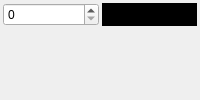
           <widget class="QWidget" name="pgFlashUI_9">
            <layout class="QGridLayout" name="gridLayout_19">
             <property name="leftMargin">
              <number>3</number>
             </property>
             <property name="topMargin">
              <number>3</number>
             </property>
             <property name="rightMargin">
              <number>3</number>
             </property>
             <property name="bottomMargin">
              <number>3</number>
             </property>
             <property name="spacing">
              <number>3</number>
             </property>
             <item row="0" column="1">
              <widget class="QSpinBox" name="numFlashUIDuration"/>
             </item>
             <item row="0" column="2">
              <widget class="QToolButton" name="btnFlashUIColor">
               <property name="sizePolicy">
                <sizepolicy hsizetype="Preferred" vsizetype="Fixed">
                 <horstretch>0</horstretch>
                 <verstretch>0</verstretch>
                </sizepolicy>
               </property>
               <property name="styleSheet">
                <string notr="true">background-color: rgb(0, 0, 0);</string>
               </property>
               <property name="text">
                <string/>
               </property>
               <property name="arrowType">
                <enum>Qt::DownArrow</enum>
               </property>
              </widget>
             </item>
             <item row="1" column="1" colspan="2">
              <widget class="QWidget" name="widget_26" native="true"/>
             </item>
            </layout>
           </widget>
